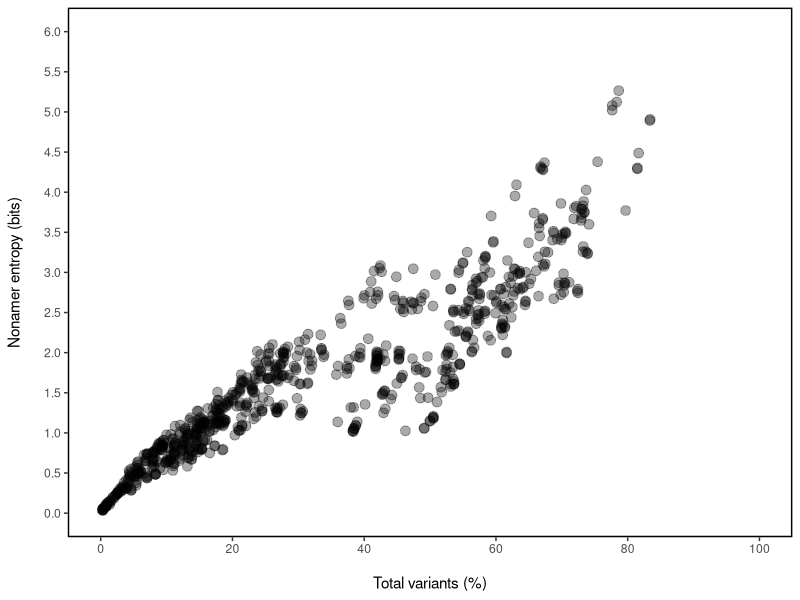
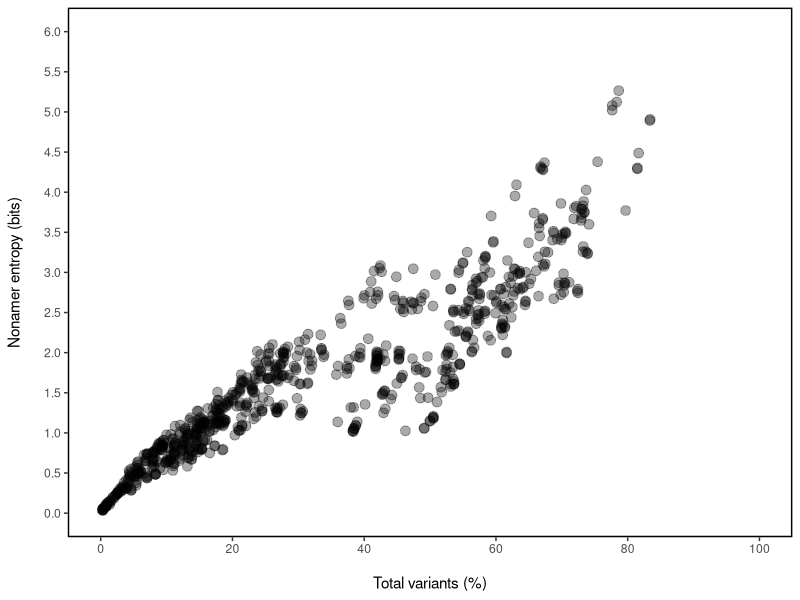

Source code (R) for these figures, in order:
#Correlation plot
#load package
library(ggplot2)

#read in data
data<-read.csv("HCV_proteins.csv")

#load thed data into a dataframe
df <- data.frame(data) 

#plot the scatter plot with density
plot2<-ggplot(df)+geom_point(mapping = aes(x=totalVariants.incidence,y=entropy),alpha=1/3,size=3)+
  labs(y = "Nonamer entropy (bits)\n",x= "\nTotal variants (%)")+
  scale_x_continuous(limits = c(0, 100), breaks = seq(0, 100, 20))+
  scale_y_continuous(limits = c(0, ceiling(max(df$entropy))), breaks = seq(0, ceiling(max(df$entropy)), 0.5))+
  theme(
    panel.grid.major = element_blank(), 
    panel.grid.minor = element_blank(),
    panel.background = element_blank(),
    panel.border = element_rect(colour = "#000000", fill=NA, size=1)
  )
#NOTE: modify this line of code below to determine number of host
host<-1

if (host == 1){ #single host
  #plot the scatter plot with density
  plot2
}else{ #multihost
  plot2+facet_grid_sc(rows = vars(df$Host),space = "free",switch = "x")
}
#save the image with 600dpi, modify based on need
ggsave(filename="plot-Correlation-Plot.jpg",width = 5.5, height = 5.5, unit="in",device='jpg', dpi=600)
